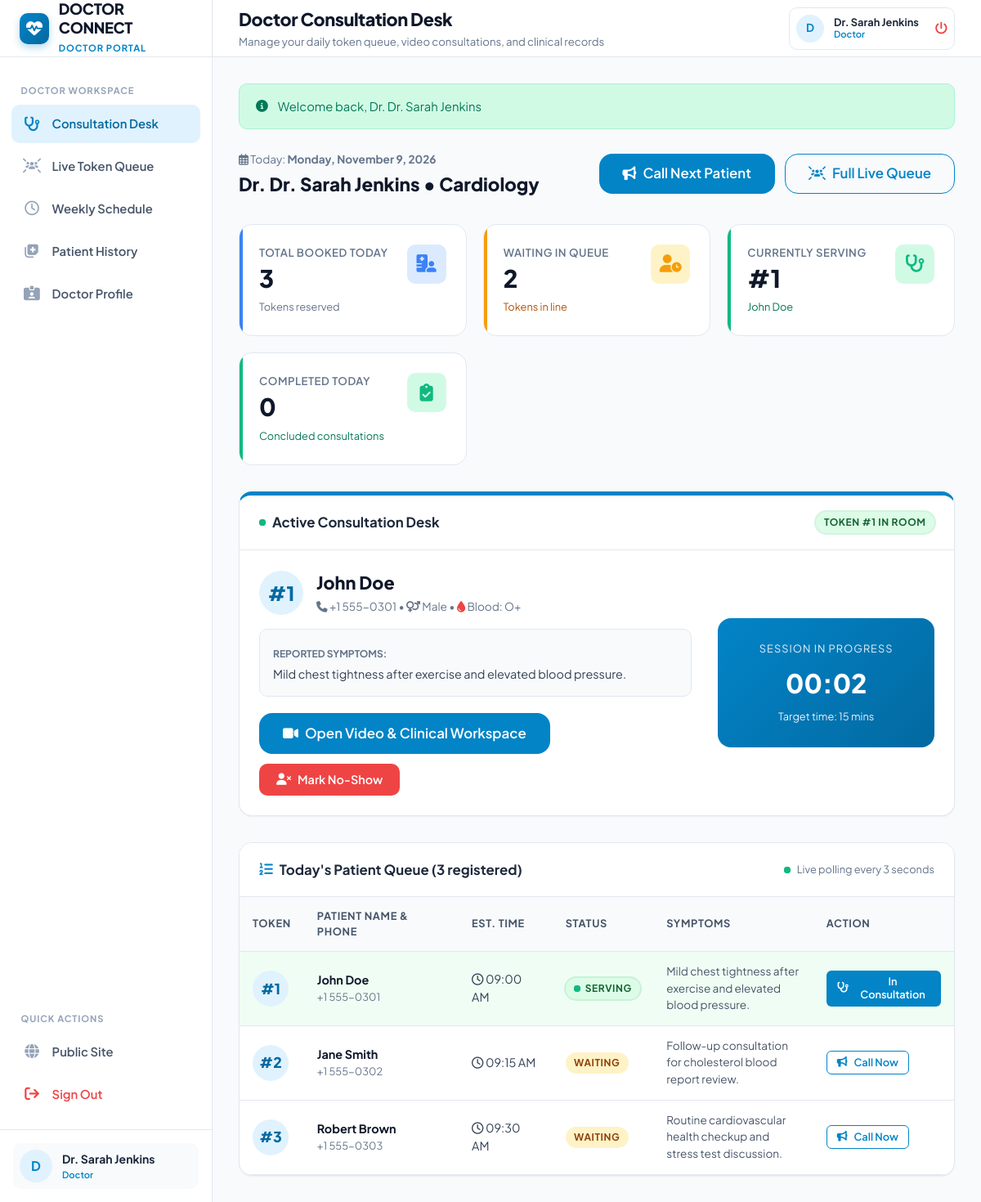
The page /doctor/dashboard.php (signed in) on the database its author committed.
### tables this page shows
CREATE TABLE `doctors` (
  `id` INT AUTO_INCREMENT PRIMARY KEY,
  `user_id` INT NOT NULL UNIQUE,
  `specialization` VARCHAR(100) NOT NULL,
  `qualification` VARCHAR(100) NOT NULL,
  `experience_years` INT NOT NULL DEFAULT 5,
  `consultation_fee` DECIMAL(10,2) NOT NULL DEFAULT 500.00,
  `avg_consultation_time` INT NOT NULL DEFAULT 15 COMMENT 'in minutes',
  `bio` TEXT NULL,
  `room_number` VARCHAR(50) DEFAULT 'Room 101',
  `status` ENUM('active', 'inactive') NOT NULL DEFAULT 'active',
  `created_at` TIMESTAMP DEFAULT CURRENT_TIMESTAMP,
  `updated_at` TIMESTAMP DEFAULT CURRENT_TIMESTAMP ON UPDATE CURRENT_TIMESTAMP,
  CONSTRAINT `fk_doctors_user` FOREIGN KEY (`user_id`) REFERENCES `users` (`id`) ON DELETE CASCADE
);

CREATE TABLE `appointments` (
  `id` INT AUTO_INCREMENT PRIMARY KEY,
  `appointment_number` VARCHAR(50) NOT NULL UNIQUE,
  `patient_id` INT NOT NULL,
  `doctor_id` INT NOT NULL,
  `appointment_date` DATE NOT NULL,
  `token_number` INT NOT NULL,
  `estimated_time` TIME NOT NULL,
  `status` ENUM('waiting', 'serving', 'completed', 'no_show', 'cancelled') NOT NULL DEFAULT 'waiting',
  `symptoms` TEXT NULL,
  `consultation_notes` TEXT NULL,
  `prescription` TEXT NULL,
  `meeting_room` VARCHAR(100) NOT NULL,
  `called_at` DATETIME NULL,
  `started_at` DATETIME NULL,
  `completed_at` DATETIME NULL,
  `created_at` TIMESTAMP DEFAULT CURRENT_TIMESTAMP,
  `updated_at` TIMESTAMP DEFAULT CURRENT_TIMESTAMP ON UPDATE CURRENT_TIMESTAMP,
  CONSTRAINT `fk_appointments_patient` FOREIGN KEY (`patient_id`) REFERENCES `users` (`id`) ON DELETE CASCADE,
  CONSTRAINT `fk_appointments_doctor` FOREIGN KEY (`doctor_id`) REFERENCES `doctors` (`id`) ON DELETE CASCADE,
  UNIQUE KEY `unique_doc_date_token` (`doctor_id`, `appointment_date`, `token_number`),
  INDEX `idx_apt_status` (`status`),
  INDEX `idx_apt_date` (`appointment_date`),
  INDEX `idx_apt_patient` (`patient_id`)
);

CREATE TABLE `users` (
  `id` INT AUTO_INCREMENT PRIMARY KEY,
  `name` VARCHAR(100) NOT NULL,
  `email` VARCHAR(150) NOT NULL UNIQUE,
  `password` VARCHAR(255) NOT NULL,
  `role` ENUM('patient', 'doctor', 'admin') NOT NULL DEFAULT 'patient',
  `phone` VARCHAR(30) NULL,
  `gender` ENUM('male', 'female', 'other') DEFAULT 'male',
  `date_of_birth` DATE NULL,
  `blood_group` VARCHAR(10) NULL,
  `address` TEXT NULL,
  `profile_image` VARCHAR(255) NULL,
  `created_at` TIMESTAMP DEFAULT CURRENT_TIMESTAMP,
  `updated_at` TIMESTAMP DEFAULT CURRENT_TIMESTAMP ON UPDATE CURRENT_TIMESTAMP,
  INDEX `idx_user_role` (`role`),
  INDEX `idx_user_email` (`email`)
);

### includes/functions.php (called while the page is built, shortened)
<?php
function e(?string $data): string
{
    return htmlspecialchars((string) ($data ?? ''), ENT_QUOTES, 'UTF-8');
}
function csrf_token(): string
{
    return $_SESSION['csrf_token'];
}
function is_logged_in(): bool
{
    return !empty($_SESSION['user_id']);
}
function current_user(): ?array
{
    return [
        'id' => $_SESSION['user_id'] ?? null,
        'name' => $_SESSION['user_name'] ?? '',
        'email' => $_SESSION['user_email'] ?? '',
        'role' => $_SESSION['user_role'] ?? '',
        'doctor_id' => $_SESSION['doctor_id'] ?? null
    ];
}
function format_time(?string $timeStr): string
{
    return date('h:i A', strtotime($timeStr));
}

### includes/auth_check.php (called while the page is built, shortened)
<?php
require_once __DIR__ . '/functions.php';
$currentUser = current_user();

### doctor/dashboard.php (the view, shortened to what this page needs)
<?php
require_once __DIR__ . '/../includes/auth_check.php';
$pdo = get_db_connection();
$userId = (int)($currentUser['id'] ?? 0);
$docStmt = $pdo->prepare("SELECT * FROM doctors WHERE user_id = ?");
$docStmt->execute([$userId]);
$doctor = $docStmt->fetch();
$doctorId = (int)$doctor['id'];
$today = date('Y-m-d');
$statStmt = $pdo->prepare("SELECT
    COUNT(*) AS total_today,
    SUM(CASE WHEN status = 'waiting' THEN 1 ELSE 0 END) AS waiting_today,
    SUM(CASE WHEN status = 'serving' THEN 1 ELSE 0 END) AS serving_today,
    SUM(CASE WHEN status = 'completed' THEN 1 ELSE 0 END) AS completed_today,
    SUM(CASE WHEN status = 'no_show' THEN 1 ELSE 0 END) AS noshow_today
    FROM appointments WHERE doctor_id = ? AND appointment_date = ?");
$statStmt->execute([$doctorId, $today]);
$stats = $statStmt->fetch();
$servingStmt = $pdo->prepare("SELECT a.*, u.name AS patient_name, u.phone AS patient_phone, u.gender, u.date_of_birth, u.blood_group
    FROM appointments a
    JOIN users u ON a.patient_id = u.id
    WHERE a.doctor_id = ? AND a.appointment_date = ? AND a.status = 'serving'
    LIMIT 1");
$servingStmt->execute([$doctorId, $today]);
$servingApt = $servingStmt->fetch();
$queueStmt = $pdo->prepare("SELECT a.*, u.name AS patient_name, u.phone AS patient_phone
    FROM appointments a
    JOIN users u ON a.patient_id = u.id
    WHERE a.doctor_id = ? AND a.appointment_date = ?
    ORDER BY a.token_number ASC");
$queueStmt->execute([$doctorId, $today]);
$queueList = $queueStmt->fetchAll();
require_once __DIR__ . '/../includes/header.php';
?>
<div style="display: flex; justify-content: space-between; align-items: center; flex-wrap: wrap; gap: 1rem; margin-bottom: 2rem;">
    <div>
        <span style="font-size: 0.85rem; color: var(--slate-500);"><i class="fa-regular fa-calendar-days"></i> Today: <strong><?= date('l, F j, Y'); ?></strong></span>
        <h2 style="font-size: 1.4rem; font-weight: 800; color: var(--slate-900); margin: 0.15rem 0 0;">
            Dr. <?= e($currentUser['name']); ?> &bull; <?= e($doctor['specialization']); ?>
        </h2>
    </div>
    <div style="display: flex; gap: 0.75rem;">
        <button type="button" class="btn btn-primary btn-lg" onclick="callNextPatient(<?= $doctorId; ?>, '<?= $today; ?>', '<?= csrf_token(); ?>')">
            <i class="fa-solid fa-bullhorn"></i> Call Next Patient
        </button>
        <a href="queue.php" class="btn btn-outline btn-lg">
            <i class="fa-solid fa-users-rays"></i> Full Live Queue
        </a>
    </div>
</div>
<div class="stats-grid">
    <div class="stat-card stat-info">
        <div>
            <div class="stat-label">Total Booked Today</div>
            <div class="stat-value"><?= (int)($stats['total_today'] ?? 0); ?></div>
            <span style="font-size: 0.8rem; color: var(--slate-500);">Tokens reserved</span>
        </div>
        <div class="stat-icon"><i class="fa-solid fa-hospital-user"></i></div>
    </div>
    <div class="stat-card stat-warning">
        <div>
            <div class="stat-label">Waiting in Queue</div>
            <div class="stat-value" id="live-waiting-count"><?= (int)($stats['waiting_today'] ?? 0); ?></div>
            <span style="font-size: 0.8rem; color: var(--warning-dark);">Tokens in line</span>
        </div>
        <div class="stat-icon"><i class="fa-solid fa-user-clock"></i></div>
    </div>
    <div class="stat-card stat-success">
        <div>
            <div class="stat-label">Currently Serving</div>
            <div class="stat-value" id="live-serving-token"><?= $servingApt ? '#' . (int)$servingApt['token_number'] : 'None'; ?></div>
            <span style="font-size: 0.8rem; color: var(--success-dark);"><?= $servingApt ? e($servingApt['patient_name']) : 'Waiting to call'; ?></span>
        </div>
        <div class="stat-icon"><i class="fa-solid fa-stethoscope"></i></div>
    </div>
    <div class="stat-card stat-success">
        <div>
            <div class="stat-label">Completed Today</div>
            <div class="stat-value" id="live-completed-count"><?= (int)($stats['completed_today'] ?? 0); ?></div>
            <span style="font-size: 0.8rem; color: var(--success-dark);">Concluded consultations</span>
        </div>
        <div class="stat-icon"><i class="fa-solid fa-clipboard-check"></i></div>
    </div>
</div>
<div class="card" style="margin-bottom: 2rem; border-top: 5px solid var(--primary);">
    <div class="card-header">
        <div class="card-title">
            <span class="pulse-dot"></span>
            Active Consultation Desk
        </div>
        <?php if ($servingApt): ?>
            <span class="badge badge-serving">Token #<?= (int)$servingApt['token_number']; ?> In Room</span>
        <?php else: ?>
            <span class="badge badge-waiting">No Active Patient In Room</span>
        <?php endif; ?>
    </div>
    <div class="card-body">
        <?php if ($servingApt): ?>
            <div style="display: grid; grid-template-columns: 2fr 1fr; gap: 2rem; align-items: center;">
                <div>
                    <div style="display: flex; align-items: center; gap: 1rem; margin-bottom: 1rem;">
                        <span class="patient-token-badge" style="width: 54px; height: 54px; font-size: 1.5rem;">
                            #<?= (int)$servingApt['token_number']; ?>
                        </span>
                        <div>
                            <h3 style="margin: 0; font-size: 1.35rem; font-weight: 800; color: var(--slate-900);">
                                <?= e($servingApt['patient_name']); ?>
                            </h3>
                            <div style="font-size: 0.85rem; color: var(--slate-500); margin-top: 0.2rem;">
                                <i class="fa-solid fa-phone"></i> <?= e($servingApt['patient_phone'] ?: 'No phone'); ?> &bull;
                                <i class="fa-solid fa-venus-mars"></i> <?= ucfirst(e($servingApt['gender'])); ?> &bull;
                                <i class="fa-solid fa-droplet" style="color: var(--danger);"></i> Blood: <?= e($servingApt['blood_group'] ?: 'N/A'); ?>
                            </div>
                        </div>
                    </div>
                    <div style="background: var(--slate-50); border: 1px solid var(--border-color); border-radius: var(--radius-md); padding: 1rem; margin-bottom: 1.25rem;">
                        <span style="font-size: 0.75rem; font-weight: 700; text-transform: uppercase; color: var(--slate-500);">Reported Symptoms:</span>
                        <p style="margin: 0.25rem 0 0; font-size: 0.9rem; color: var(--slate-700);">
                            <?= nl2br(e($servingApt['symptoms'] ?: 'Patient did not note any specific symptoms.')); ?>
                        </p>
                    </div>
                    <div style="display: flex; gap: 0.75rem; flex-wrap: wrap;">
                        <a href="consultation.php?id=<?= $servingApt['id']; ?>" class="btn btn-primary btn-lg">
                            <i class="fa-solid fa-video"></i> Open Video & Clinical Workspace
                        </a>
                        <button type="button" class="btn btn-danger" onclick="markNoShow(<?= $servingApt['id']; ?>)">
                            <i class="fa-solid fa-user-xmark"></i> Mark No-Show
                        </button>
                    </div>
                </div>
                <div style="background: linear-gradient(135deg, #0284c7 0%, #0369a1 100%); color: #ffffff; border-radius: var(--radius-lg); padding: 1.75rem; text-align: center;">
                    <div style="font-size: 0.8rem; text-transform: uppercase; letter-spacing: 0.08em; opacity: 0.9;">Session In Progress</div>
                    <div style="font-size: 2rem; font-weight: 900; margin: 0.5rem 0;" id="consultation-timer">
                    </div>
                    <p style="font-size: 0.8rem; opacity: 0.9; margin: 0;">
                        Target time: <?= (int)$doctor['avg_consultation_time']; ?> mins
                    </p>
                </div>
            </div>
        <?php endif; ?>
    </div>
</div>
<div class="card">
    <div class="card-header">
        <div class="card-title">
            <i class="fa-solid fa-list-ol" style="color: var(--primary);"></i>
            Today's Patient Queue (<?= count($queueList); ?> registered)
        </div>
        <div style="display: flex; align-items: center; gap: 0.5rem; font-size: 0.8rem; color: var(--slate-500);">
            <span class="pulse-dot"></span> Live polling every 3 seconds
        </div>
    </div>
    <div class="table-responsive">
        <table class="table">
            <thead>
                <tr>
                    <th>Token</th>
                    <th>Patient Name & Phone</th>
                    <th>Est. Time</th>
                    <th>Status</th>
                    <th>Symptoms</th>
                    <th>Action</th>
                </tr>
            </thead>
            <tbody id="doctor-queue-body">
                <?php if (empty($queueList)): ?>
                    <tr>
                        <td colspan="6" style="text-align: center; color: var(--slate-400); padding: 2.5rem;">
                            No appointments booked for today yet.
                        </td>
                    </tr>
                <?php else: ?>
                    <?php foreach ($queueList as $apt): ?>
                        <tr <?= $apt['status'] === 'serving' ? 'style="background-color: #f0fdf4;"' : ''; ?>>
                            <td><strong class="patient-token-badge">#<?= (int)$apt['token_number']; ?></strong></td>
                            <td>
                                <div style="font-weight: 700; color: var(--slate-900);"><?= e($apt['patient_name']); ?></div>
                                <div style="font-size: 0.8rem; color: var(--slate-500);"><?= e($apt['patient_phone'] ?: 'No phone'); ?></div>
                            </td>
                            <td><i class="fa-regular fa-clock"></i> <?= format_time($apt['estimated_time']); ?></td>
                            <td>
                                <span class="badge badge-<?= e($apt['status']); ?>">
                                    <?php if ($apt['status'] === 'serving'): ?><span class="pulse-dot"></span><?php endif; ?>
                                    <?= ucfirst(e($apt['status'])); ?>
                                </span>
                            </td>
                            <td style="max-width: 200px; font-size: 0.85rem; color: var(--slate-600);" class="text-truncate">
                                <?= e($apt['symptoms'] ?: 'None reported'); ?>
                            </td>
                            <td>
                                <?php if ($apt['status'] === 'serving'): ?>
                                    <a href="consultation.php?id=<?= $apt['id']; ?>" class="btn btn-primary btn-sm">
                                        <i class="fa-solid fa-stethoscope"></i> In Consultation
                                    </a>
                                <?php elseif ($apt['status'] === 'waiting'): ?>
                                    <button type="button" class="btn btn-outline btn-sm" onclick="callPatientDirectly(<?= $apt['id']; ?>, <?= $apt['token_number']; ?>)">
                                        <i class="fa-solid fa-bullhorn"></i> Call Now
                                    </button>
                                <?php elseif ($apt['status'] === 'completed'): ?>
                                    <span style="color: var(--success); font-weight: 700; font-size: 0.85rem;"><i class="fa-solid fa-check-circle"></i> Done</span>
                                <?php else: ?>
                                    <span style="color: var(--slate-400); font-size: 0.85rem;"><?= e($apt['status']); ?></span>
                                <?php endif; ?>
                            </td>
                        </tr>
                    <?php endforeach; ?>
                <?php endif; ?>
            </tbody>
        </table>
    </div>
</div>
<?php require_once __DIR__ . '/../includes/footer.php'; ?>

### rows shown on the page
doctors: specialization "Cardiology", avg_consultation_time "15"
appointments: token_number "1", patient.name "John Doe", patient.phone "+1 555-0301", patient.gender "Male", patient.blood_group "O+", symptoms "Mild chest tightness after exercise and elevated blood pressure.", estimated_time "09:00 AM", status "SERVING"
appointments: token_number "2", patient.name "Jane Smith", patient.phone "+1 555-0302", estimated_time "09:15 AM", status "WAITING", symptoms "Follow-up consultation for cholesterol blood report review."
appointments: token_number "3", patient.name "Robert Brown", patient.phone "+1 555-0303", estimated_time "09:30 AM", status "WAITING", symptoms "Routine cardiovascular health checkup and stress test discussion."

### other values the page prints
$currentRole "DOCTOR"
substr($currentUser['name'] ?? 'U', 0, 1) "D"
$currentUser['name'] "Dr. Sarah Jenkins"
$currentRole "Doctor"
$pageTitle "Doctor Consultation Desk"
$pageSubtitle "Manage your daily token queue, video consultations, and clinical records"
$currentUser['role'] "Doctor"
$flash['message'] "Welcome back, Dr. Dr. Sarah Jenkins"
$stats['total_today'] "3"
$stats['waiting_today'] "2"
$stats['completed_today'] "0"
count($queueList) "3"
